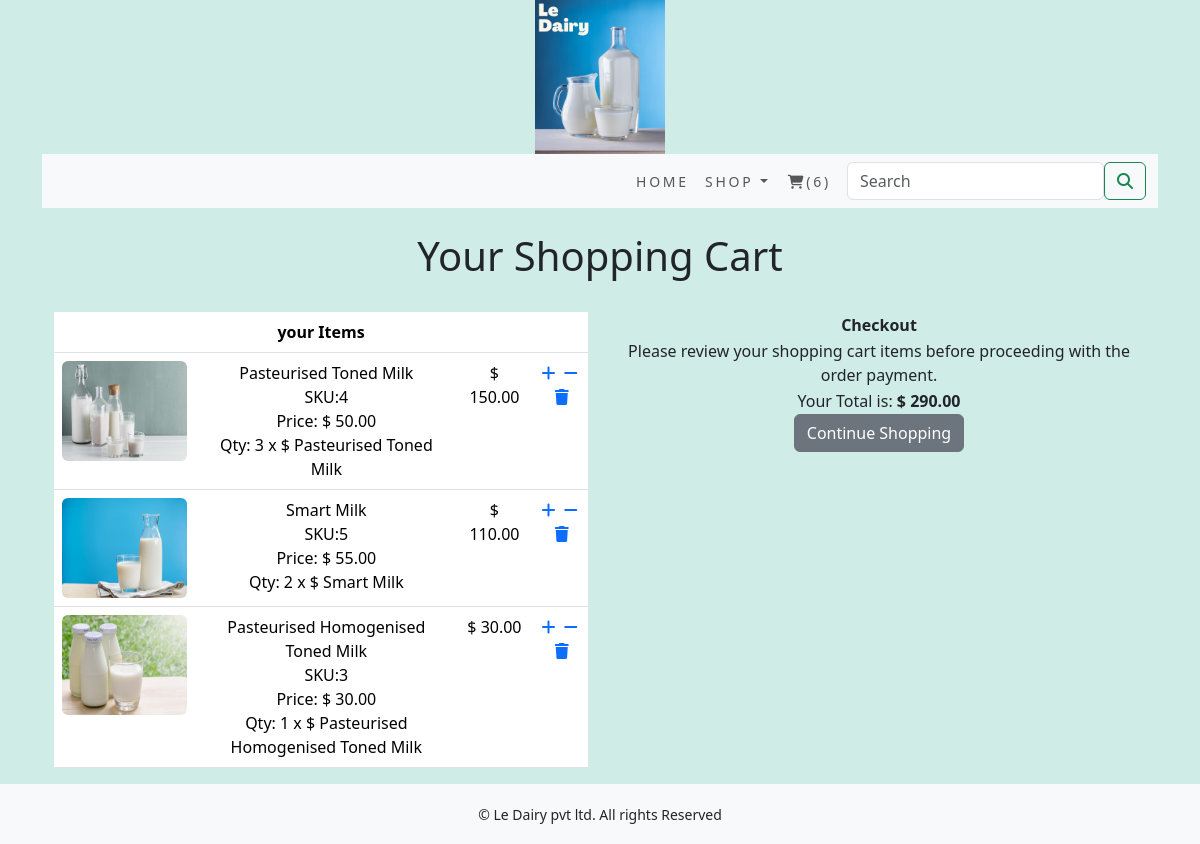
Page /cart/ on the committed database.
### cart/models.py (models this page shows)
class CartItem(models.Model):
    product=models.ForeignKey(Product,on_delete=models.CASCADE)
    cart=models.ForeignKey(Cart,on_delete=models.CASCADE)
    quantity=models.IntegerField()
    active=models.BooleanField(default=True)
    class Meta:
        db_table='CartItem'
    def sub_total(self):
        return self.product.price * self.quantity
    def __str__(self):
        return  '{}'.format(self.product)

### shop/models.py (models this page shows, shortened)
class Product(models.Model):
    name=models.CharField(max_length=250,unique=True)
    slug = models.SlugField(max_length=250, unique=True)
    description = models.TextField(blank=True)
    price=models.DecimalField(max_digits=10,decimal_places=2)
    category=models.ForeignKey(Category,on_delete=models.CASCADE)
    image=models.ImageField(upload_to='product',blank=True)
    stock=models.IntegerField()
    available=models.BooleanField(default=True)
    created=models.DateField(auto_now_add=True)
    updated=models.DateTimeField(auto_now=True)
    class Meta:
        ordering=('name',)
        verbose_name='product'
        verbose_name_plural='products'
    def __str__(self):
        return '{}'.format(self.name)

### cart/views.py (the view)
# urls.py: path('', views.cart_detail,name='cart_detail'),
def cart_detail(request,total=0,counter=0,cart_items=None):
    try:
        cart=Cart.objects.get(cart_id=_cart_id(request))
        cart_items=CartItem.objects.filter(cart=cart,active=True)
        for cart_item in cart_items:
            total +=(cart_item.product.price * cart_item.quantity)
            counter +=cart_item.quantity
    except ObjectDoesNotExist:
        pass
    return render(request,'cart.html',dict(cart_items=cart_items,total=total,counter=counter))

### cart/context_processors.py (called while the page is built)
def counter(request):
    item_count=0
    if 'admin' in request.path:
        return {}
    else:
        try:
            cart=Cart.objects.filter(cart_id=_cart_id(request))
            cart_items=CartItem.objects.all().filter(cart=cart[:1])
            for cart_item in cart_items:
                item_count += cart_item.quantity
        except Cart.DoesNotExist:
            item_count = 0
    return  dict(item_count=item_count)

### cart/views.py (called while the page is built)
def _cart_id(request):
    cart=request.session.session_key
    if not cart:
        cart=request.session.create()
        return cart

### shop/context_processors.py (called while the page is built)
def menu_links(request):
    links=Category.objects.all()
    return dict(links=links)

### shop/models.py (called while the page is built)
    def get_url(self):
        return reverse('shop:products_by_category',args=[self.slug])

### templates/cart.html (shortened to what this page needs)
{% extends 'base.html' %}
{% load static %}
{% block content %}
{% if not cart_items %}
<div xmlns="http://www.w3.org/1999/html">
    <div class="text-center">
        <br>
        <h1 class="text-center my_title">
        Your Shoping Cart is empty
        </h1>
        <br>
        <p class="text-center">
            Please Click <a href="{% url 'shop:allProdCart' %}">Here</a> to continue shopping.
        </p>
    </div>
</div>
{% else %}
<div>
    <div class="text-center">
        <br>
        <h1 class="text-center my_title">
            Your Shopping Cart
        </h1>
        <br>
    </div>
</div>
<div class="row mx-auto">
    <div class="col-12 col-sm-12 col-md-12 col-lg-6 text-center">
        <table class="table my_custom_table">
            <thead class="my_custom_thead">
                <tr>
                    <th colspan="5">
                        your Items
                    </th>
                </tr>
            </thead>
            <tbody>
            {% for cart_item in cart_items %}
            <tr>
                <td>
                    <a href="cart_item.product.get_absolute_url"><img src="{{cart_item.product.image.url}}" style="height: 100px; width: 125px" alt="" class="float-left rounded custom_image"> </a>
                </td>
                <td class="text-left">
                    {{cart_item.product.name}}
                    <br>
                    SKU:{{cart_item.product.id}}
                    <br>
                    Price: $ {{cart_item.product.price}}
                    <br>
                    Qty: {{cart_item.quantity}} x $ {{cart_item}}
                </td>
                <td>
                    $ {{cart_item.sub_total}}
                </td>
                {% if cart_item.quantity < cart_item.product.stock %}
                <td>
                    <a href="{% url 'cart:add_cart' cart_item.product.id %}" class="custom_a"><i class="fa-solid fa-plus custom_icon"></i></a>
                    &nbsp;<a href="{% url 'cart:cart_remove' cart_item.product.id %}" class="custom_a"><i class="fa-solid fa-minus custom_icon"></i> </a>
                    &nbsp;<a href="{% url 'cart:full_remove' cart_item.product.id %}" class="custom_a"><i class="fa-solid fa-trash custom_icon"></i> </a>
                </td>
                {% else %}
                <td>
                    &nbsp;<a href="{% url 'cart:cart_remove' cart_item.product.id %}" class="custom_a"><i class="fa-solid fa-minus custom_icon"></i> </a>
                    &nbsp;<a href="{% url 'cart:full_remove' cart_item.product.id %}" class="custom_a"><i class="fa-solid fa-trash custom_icon"></i> </a>
                </td>
                {% endif %}
            </tr>
            {% endfor %}
            </tbody>
        </table>
    </div>
    <div class="col-12 col-sm-12 col-md-12 col-lg-6 text-center">
        <table class="my_custom_thead">
        <thead  class="my_custom_thead">
        <th>
            Checkout
        </th>
        </thead>
        <tbody>
        <tr>
            <td>
                Please review your shopping cart items before proceeding with the order payment.
            </td>
        </tr>
        <tr>
            <td class="text-left">
                Your Total is: <strong> $ {{ total }}</strong>
            </td>
        </tr>
        </tbody>
        </table>
        <div class="mx-auto">
            <a href="{% url 'shop:allProdCat' %}" class="btn btn-secondary btn-block my_custom_button">Continue Shopping</a>
        </div>
    </div>
</div>
{% endif %}
{% endblock %}

### static/css/custom.css (style rules this page uses)
body { font-family: 'Roboto', sans-serif; background-color: #e3f2fd; }

### rows in the picture
CartItem: product.image (picture), product.name "Pasteurised Toned Milk", product.id "4", product.price "50.00", quantity "3", sub_total "150.00"
CartItem: product.image (picture), product.name "Smart Milk", product.id "5", product.price "55.00", quantity "2", sub_total "110.00"
CartItem: product.image (picture), product.name "Pasteurised Homogenised Toned Milk", product.id "3", product.price "30.00", quantity "1", sub_total "30.00"

### other values in the picture
{{ item_count }} "6"
{{ total }} "290.00"
